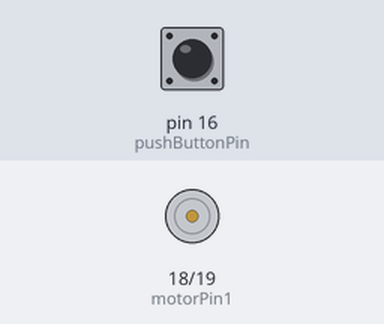
Recording of a sketch running on a simulated Arduino Uno, built with avr-gcc and run on an emulated ATmega328P. Shown: motor-driver pin pairs drawn as motors (green arrow = first pin HIGH = forward, orange = second pin HIGH = backward, longer = more drive). The inputs (shaded band) are chosen by the test bench; at power-on: pin 16 (pushButtonPin) HIGH.

Above: at 1.2 s.
1.3 s: pin 16 (pushButtonPin) pulled LOW for 0.15 s
At 1.9 s:
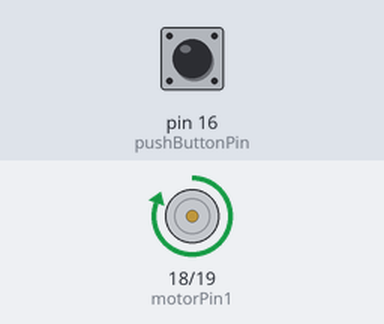
2.9 s: pin 16 (pushButtonPin) pulled LOW for 1 s
At 4.3 s:
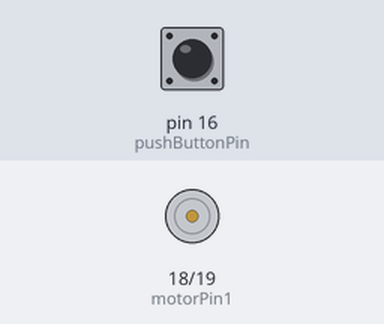
5.4 s: pin 16 (pushButtonPin) pulled LOW for 3.2 s
At 6.2 s:
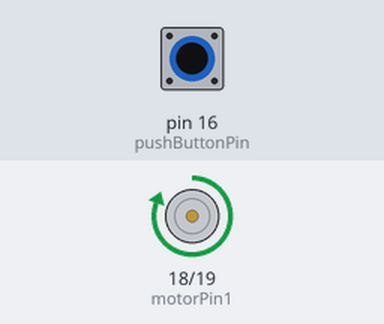
Timing chart, 0 to 8.4 s (numbered marks = the images above; inputs shaded):
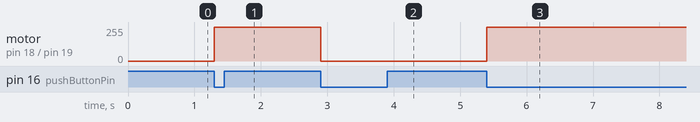

The sketch:

fan_module_toggle.ino
```cpp
#define pushButtonPin 16  //Externally pulled down
#define motorPin1 18
#define motorPin2 19
// #define ledPin 12

bool motorState = LOW;
bool lastButtonState;
bool currentButtonState;

void setup() {
  pinMode(pushButtonPin, INPUT);
  pinMode(motorPin1, OUTPUT);  //configure both pin as an outputs
  pinMode(motorPin2, OUTPUT);
  // pinMode(ledPin, OUTPUT);
  digitalWrite(motorPin2, LOW);
  // digitalWrite(ledPin, HIGH);
}

void loop() {
  lastButtonState = currentButtonState;
  currentButtonState = digitalRead(pushButtonPin);

  if (lastButtonState == HIGH && currentButtonState == LOW) {
    motorState = !motorState;

    // digitalWrite(ledPin, motorState);
    digitalWrite(motorPin1,motorState);
  }

  delay(100);
}
```

Measured:
- after the input at 1.3 s, motor on pin 18 (motorPin1) / pin 19 (motorPin2): stopped → forward 255/255 at once
- after the input at 2.9 s, motor on pin 18 (motorPin1) / pin 19 (motorPin2): forward 255/255 → stopped at once
- after the input at 5.4 s, motor on pin 18 (motorPin1) / pin 19 (motorPin2): stopped → forward 255/255 at once
